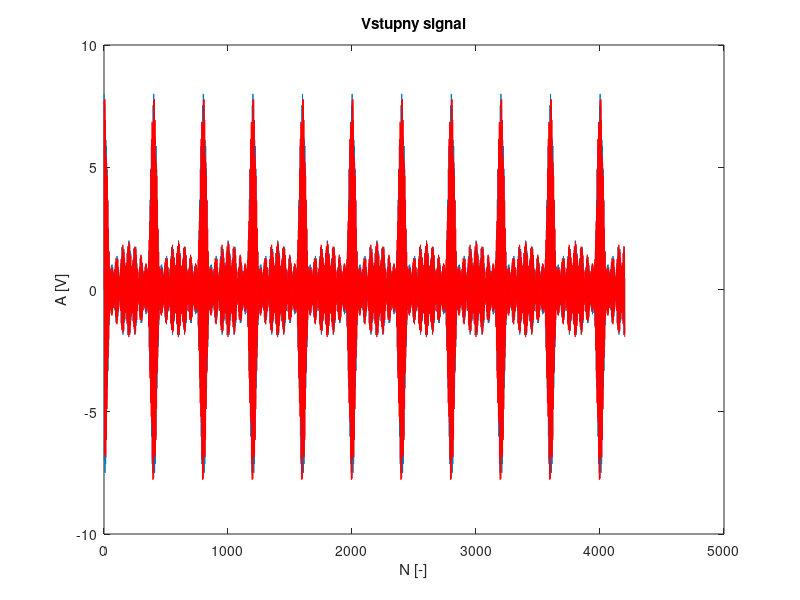

This chart was generated by the following MATLAB code: (Note: this script raises an error after producing the figure.)
close all; clear all;

%interp = 256;
%fs = 100e6/interp;
fs = 20e6;
ts = 1/fs;

%%  Generovanie signalu
dt = ts;

    % 420k vzoriek za 1780ms
    % 42k vzoriek za 220ms
    % 4.2k vzoriek za 85ms
    N = 4200;
    
f1 = 4.0e6;
f2 = 4.1e6;
f3 = 4.2e6;
f4 = 4.3e6;
f5 = 4.4e6;

f6 = 4.05e6;
f7 = 4.15e6;
f8 = 4.25e6;
t = [0:dt:dt*(N-1)];
sigin = exp(2*1j*pi*f1*t) + ...
        exp(2*1j*pi*f2*t) + ...
        exp(2*1j*pi*f3*t) + ...
        exp(2*1j*pi*f4*t) + ...
        exp(2*1j*pi*f5*t) + ...
        exp(2*1j*pi*f6*t) + ...
        exp(2*1j*pi*f7*t) + ...
        exp(2*1j*pi*f8*t);

figure;
plot(real(sigin));
hold on;
plot(imag(sigin),'-r');
hold off;
xlabel('N [-]');
ylabel('A [V]');
title('Vstupny signal');

%%  Vytvorenie modelu kanalu
%                PathDelays: Discrete path delay vector (s)
%             AvgPathGaindB: Average path gain vector (dB)
%        NormalizePathGains: Normalize path gains (0 or 1)
%              StoreHistory: Store channel state information (0 or 1)
%            StorePathGains: Store current complex path gain vector (0 or 1)
%                 PathGains: Current complex path gain vector
%        ChannelFilterDelay: Channel filter delay (samples)
%      ResetBeforeFiltering: Resets channel state every call (0 or 1)
%       NumSamplesProcessed: Number of samples processed

    % Doplerov posun urcuje sirku pasma ktora bude zarusena. Napr. ak
    % je signalom sinusovka na f = 4MHz a maximalny doplerovsky posun
    % 0.3MHz, tak vystupny signal zabera pasmo 3.7-4.3MHz
    maxDoplerShift = 100;


% simulacia viacerych ciest, prve pole tau je delay jednotlivych ciest,
% druhe pole je ich zisk
%chanModel = rayleighchan(ts, maxDoplerShift, [12e-6,5e-6,79e-6],[3,10,-5]);
% len jedna cesta
chanModel = rayleighchan(ts, maxDoplerShift);
set(chanModel, 'PathDelays', 10e-6);
%set(chanModel, 'AvgPathGaindB', 0);   %toto sa zatial nijak neprejavilo

%%  Signal po prechode kanalom
tic;
sigout = filter(chanModel, sigin);
sigout = awgn(sigout,10,'measured');
benchmark = toc;
disp(horzcat('Channel filter time: ', num2str(benchmark)));
      
xspec = linspace(0,fs,N);

figure;
plot(real(sigout));
xlabel('N [-]');
ylabel('A [V]');
title('Vystupny signal po prechode rayleighovym kanalom');
% hold on;
% plot(imag(sigout), '-r')
% hold off;

figure;
plot(xspec, 20*log10(abs(fft(sigout))/N));
xlabel('f [Hz]');
ylabel('A [dBV]');
title('Spektrum vstupneho a signalu po skresleni kanalom');
grid on;
hold on;
plot(xspec, 20*log10(abs(fft(sigin)/N)),'--r');
hold off;

'Energia vstupneho signalu (J, 1Ohm):'
sum(abs(sigin).^2/N)
'Energia signalu po prechode kanalom (J, 1Ohm)'
sum(abs(sigout).^2/N)
